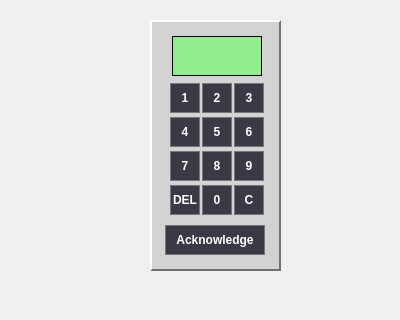
<?xml version="1.0" encoding="UTF-8"?>
<ui version="4.0">
 <class>KeypadWidget</class>
 <widget class="QWidget" name="KeypadWidget">
  <property name="geometry">
   <rect>
    <x>0</x>
    <y>0</y>
    <width>400</width>
    <height>320</height>
   </rect>
  </property>
  <property name="sizePolicy">
   <sizepolicy hsizetype="Fixed" vsizetype="Fixed">
    <horstretch>0</horstretch>
    <verstretch>0</verstretch>
   </sizepolicy>
  </property>
  <property name="minimumSize">
   <size>
    <width>400</width>
    <height>320</height>
   </size>
  </property>
  <property name="maximumSize">
   <size>
    <width>400</width>
    <height>320</height>
   </size>
  </property>
  <property name="windowTitle">
   <string>Form</string>
  </property>
  <property name="layoutDirection">
   <enum>Qt::LeftToRight</enum>
  </property>
  <widget class="QGroupBox" name="groupBox">
   <property name="geometry">
    <rect>
     <x>150</x>
     <y>10</y>
     <width>131</width>
     <height>261</height>
    </rect>
   </property>
   <property name="styleSheet">
    <string notr="true">QGroupBox {
	background-color: lightgray;
    border: 2px solid #c0c0c0;
    border-top-color: white;
    border-left-color: white;
    border-bottom-color: #707070;
    border-right-color: #707070;
    margin-top: 10px; /* necessario per la linea del bordo */
    padding: 6px;
}

QGroupBox::title {
    color: transparent; /* nasconde la scritta */
}</string>
   </property>
   <property name="title">
    <string/>
   </property>
   <widget class="QFrame" name="frame">
    <property name="geometry">
     <rect>
      <x>10</x>
      <y>20</y>
      <width>115</width>
      <height>235</height>
     </rect>
    </property>
    <property name="minimumSize">
     <size>
      <width>115</width>
      <height>235</height>
     </size>
    </property>
    <property name="maximumSize">
     <size>
      <width>115</width>
      <height>235</height>
     </size>
    </property>
    <property name="styleSheet">
     <string notr="true">background-color: lightgray;
</string>
    </property>
    <property name="frameShape">
     <enum>QFrame::NoFrame</enum>
    </property>
    <property name="lineWidth">
     <number>0</number>
    </property>
    <widget class="QWidget" name="verticalLayoutWidget">
     <property name="geometry">
      <rect>
       <x>0</x>
       <y>0</y>
       <width>114</width>
       <height>49</height>
      </rect>
     </property>
     <layout class="QVBoxLayout" name="verticalLayout">
      <property name="spacing">
       <number>0</number>
      </property>
      <property name="leftMargin">
       <number>12</number>
      </property>
      <property name="topMargin">
       <number>6</number>
      </property>
      <property name="rightMargin">
       <number>12</number>
      </property>
      <property name="bottomMargin">
       <number>3</number>
      </property>
      <item>
       <widget class="QLineEdit" name="displayEdit">
        <property name="minimumSize">
         <size>
          <width>90</width>
          <height>40</height>
         </size>
        </property>
        <property name="maximumSize">
         <size>
          <width>90</width>
          <height>40</height>
         </size>
        </property>
        <property name="font">
         <font>
          <pointsize>20</pointsize>
          <bold>true</bold>
         </font>
        </property>
        <property name="styleSheet">
         <string notr="true">background-color: lightgreen;
color: black;
border: 1px solid black;</string>
        </property>
        <property name="maxLength">
         <number>3</number>
        </property>
        <property name="alignment">
         <set>Qt::AlignCenter</set>
        </property>
       </widget>
      </item>
     </layout>
    </widget>
    <widget class="QWidget" name="gridLayoutWidget">
     <property name="geometry">
      <rect>
       <x>0</x>
       <y>50</y>
       <width>114</width>
       <height>140</height>
      </rect>
     </property>
     <layout class="QGridLayout" name="gridLayout" rowstretch="1,1,1,1" columnstretch="1,1,1">
      <property name="sizeConstraint">
       <enum>QLayout::SetDefaultConstraint</enum>
      </property>
      <property name="leftMargin">
       <number>10</number>
      </property>
      <property name="topMargin">
       <number>1</number>
      </property>
      <property name="rightMargin">
       <number>10</number>
      </property>
      <property name="bottomMargin">
       <number>1</number>
      </property>
      <property name="spacing">
       <number>2</number>
      </property>
      <item row="0" column="2">
       <widget class="QPushButton" name="pushButton_3">
        <property name="maximumSize">
         <size>
          <width>30</width>
          <height>30</height>
         </size>
        </property>
        <property name="font">
         <font>
          <bold>true</bold>
         </font>
        </property>
        <property name="styleSheet">
         <string notr="true">background-color: rgb(61, 56, 70);
color: white;
border: 1px solid rgb(119, 118, 123)</string>
        </property>
        <property name="text">
         <string>3</string>
        </property>
       </widget>
      </item>
      <item row="1" column="2">
       <widget class="QPushButton" name="pushButton_6">
        <property name="maximumSize">
         <size>
          <width>30</width>
          <height>30</height>
         </size>
        </property>
        <property name="font">
         <font>
          <bold>true</bold>
         </font>
        </property>
        <property name="styleSheet">
         <string notr="true">background-color: rgb(61, 56, 70);
color: white;
border: 1px solid rgb(119, 118, 123)</string>
        </property>
        <property name="text">
         <string>6</string>
        </property>
       </widget>
      </item>
      <item row="0" column="1">
       <widget class="QPushButton" name="pushButton_2">
        <property name="maximumSize">
         <size>
          <width>30</width>
          <height>30</height>
         </size>
        </property>
        <property name="font">
         <font>
          <bold>true</bold>
         </font>
        </property>
        <property name="styleSheet">
         <string notr="true">background-color: rgb(61, 56, 70);
color: white;
border: 1px solid rgb(119, 118, 123)</string>
        </property>
        <property name="text">
         <string>2</string>
        </property>
       </widget>
      </item>
      <item row="3" column="0">
       <widget class="QPushButton" name="pushButton_del">
        <property name="maximumSize">
         <size>
          <width>30</width>
          <height>30</height>
         </size>
        </property>
        <property name="font">
         <font>
          <bold>true</bold>
         </font>
        </property>
        <property name="styleSheet">
         <string notr="true">background-color: rgb(61, 56, 70);
color: white;
border: 1px solid rgb(119, 118, 123)</string>
        </property>
        <property name="text">
         <string>DEL</string>
        </property>
       </widget>
      </item>
      <item row="2" column="1">
       <widget class="QPushButton" name="pushButton_8">
        <property name="maximumSize">
         <size>
          <width>30</width>
          <height>30</height>
         </size>
        </property>
        <property name="font">
         <font>
          <bold>true</bold>
         </font>
        </property>
        <property name="styleSheet">
         <string notr="true">background-color: rgb(61, 56, 70);
color: white;
border: 1px solid rgb(119, 118, 123)</string>
        </property>
        <property name="text">
         <string>8</string>
        </property>
       </widget>
      </item>
      <item row="1" column="1">
       <widget class="QPushButton" name="pushButton_5">
        <property name="maximumSize">
         <size>
          <width>30</width>
          <height>30</height>
         </size>
        </property>
        <property name="font">
         <font>
          <bold>true</bold>
         </font>
        </property>
        <property name="styleSheet">
         <string notr="true">background-color: rgb(61, 56, 70);
color: white;
border: 1px solid rgb(119, 118, 123)</string>
        </property>
        <property name="text">
         <string>5</string>
        </property>
       </widget>
      </item>
      <item row="2" column="2">
       <widget class="QPushButton" name="pushButton_9">
        <property name="maximumSize">
         <size>
          <width>30</width>
          <height>30</height>
         </size>
        </property>
        <property name="font">
         <font>
          <bold>true</bold>
         </font>
        </property>
        <property name="styleSheet">
         <string notr="true">background-color: rgb(61, 56, 70);
color: white;
border: 1px solid rgb(119, 118, 123)</string>
        </property>
        <property name="text">
         <string>9</string>
        </property>
       </widget>
      </item>
      <item row="1" column="0">
       <widget class="QPushButton" name="pushButton_4">
        <property name="maximumSize">
         <size>
          <width>30</width>
          <height>30</height>
         </size>
        </property>
        <property name="font">
         <font>
          <bold>true</bold>
         </font>
        </property>
        <property name="styleSheet">
         <string notr="true">background-color: rgb(61, 56, 70);
color: white;
border: 1px solid rgb(119, 118, 123)</string>
        </property>
        <property name="text">
         <string>4</string>
        </property>
       </widget>
      </item>
      <item row="3" column="2">
       <widget class="QPushButton" name="pushButton_canc">
        <property name="maximumSize">
         <size>
          <width>30</width>
          <height>30</height>
         </size>
        </property>
        <property name="font">
         <font>
          <bold>true</bold>
         </font>
        </property>
        <property name="styleSheet">
         <string notr="true">background-color: rgb(61, 56, 70);
color: white;
border: 1px solid rgb(119, 118, 123)</string>
        </property>
        <property name="text">
         <string>C</string>
        </property>
       </widget>
      </item>
      <item row="2" column="0">
       <widget class="QPushButton" name="pushButton_7">
        <property name="maximumSize">
         <size>
          <width>30</width>
          <height>30</height>
         </size>
        </property>
        <property name="font">
         <font>
          <bold>true</bold>
         </font>
        </property>
        <property name="styleSheet">
         <string notr="true">background-color: rgb(61, 56, 70);
color: white;
border: 1px solid rgb(119, 118, 123)</string>
        </property>
        <property name="text">
         <string>7</string>
        </property>
       </widget>
      </item>
      <item row="3" column="1">
       <widget class="QPushButton" name="pushButton_0">
        <property name="sizePolicy">
         <sizepolicy hsizetype="Fixed" vsizetype="Fixed">
          <horstretch>0</horstretch>
          <verstretch>0</verstretch>
         </sizepolicy>
        </property>
        <property name="maximumSize">
         <size>
          <width>30</width>
          <height>30</height>
         </size>
        </property>
        <property name="font">
         <font>
          <bold>true</bold>
         </font>
        </property>
        <property name="styleSheet">
         <string notr="true">background-color: rgb(61, 56, 70);
color: white;
border: 1px solid rgb(119, 118, 123)</string>
        </property>
        <property name="text">
         <string>0</string>
        </property>
       </widget>
      </item>
      <item row="0" column="0">
       <widget class="QPushButton" name="pushButton_1">
        <property name="sizePolicy">
         <sizepolicy hsizetype="Preferred" vsizetype="Preferred">
          <horstretch>30</horstretch>
          <verstretch>30</verstretch>
         </sizepolicy>
        </property>
        <property name="maximumSize">
         <size>
          <width>30</width>
          <height>30</height>
         </size>
        </property>
        <property name="font">
         <font>
          <bold>true</bold>
         </font>
        </property>
        <property name="styleSheet">
         <string notr="true">background-color: rgb(61, 56, 70);
color: white;
border: 1px solid rgb(119, 118, 123)</string>
        </property>
        <property name="text">
         <string>1</string>
        </property>
        <property name="default">
         <bool>true</bool>
        </property>
        <property name="flat">
         <bool>false</bool>
        </property>
       </widget>
      </item>
     </layout>
    </widget>
    <widget class="QWidget" name="verticalLayoutWidget_2">
     <property name="geometry">
      <rect>
       <x>0</x>
       <y>190</y>
       <width>111</width>
       <height>38</height>
      </rect>
     </property>
     <layout class="QVBoxLayout" name="verticalLayout_2">
      <property name="leftMargin">
       <number>5</number>
      </property>
      <property name="topMargin">
       <number>5</number>
      </property>
      <property name="rightMargin">
       <number>5</number>
      </property>
      <property name="bottomMargin">
       <number>3</number>
      </property>
      <item>
       <widget class="QPushButton" name="pushButton_ack">
        <property name="minimumSize">
         <size>
          <width>100</width>
          <height>30</height>
         </size>
        </property>
        <property name="maximumSize">
         <size>
          <width>100</width>
          <height>30</height>
         </size>
        </property>
        <property name="font">
         <font>
          <bold>true</bold>
         </font>
        </property>
        <property name="styleSheet">
         <string notr="true">background-color: rgb(61, 56, 70);
color: white;
border: 1px solid rgb(119, 118, 123)</string>
        </property>
        <property name="text">
         <string>Acknowledge</string>
        </property>
       </widget>
      </item>
     </layout>
    </widget>
   </widget>
  </widget>
 </widget>
 <resources/>
 <connections/>
</ui>
